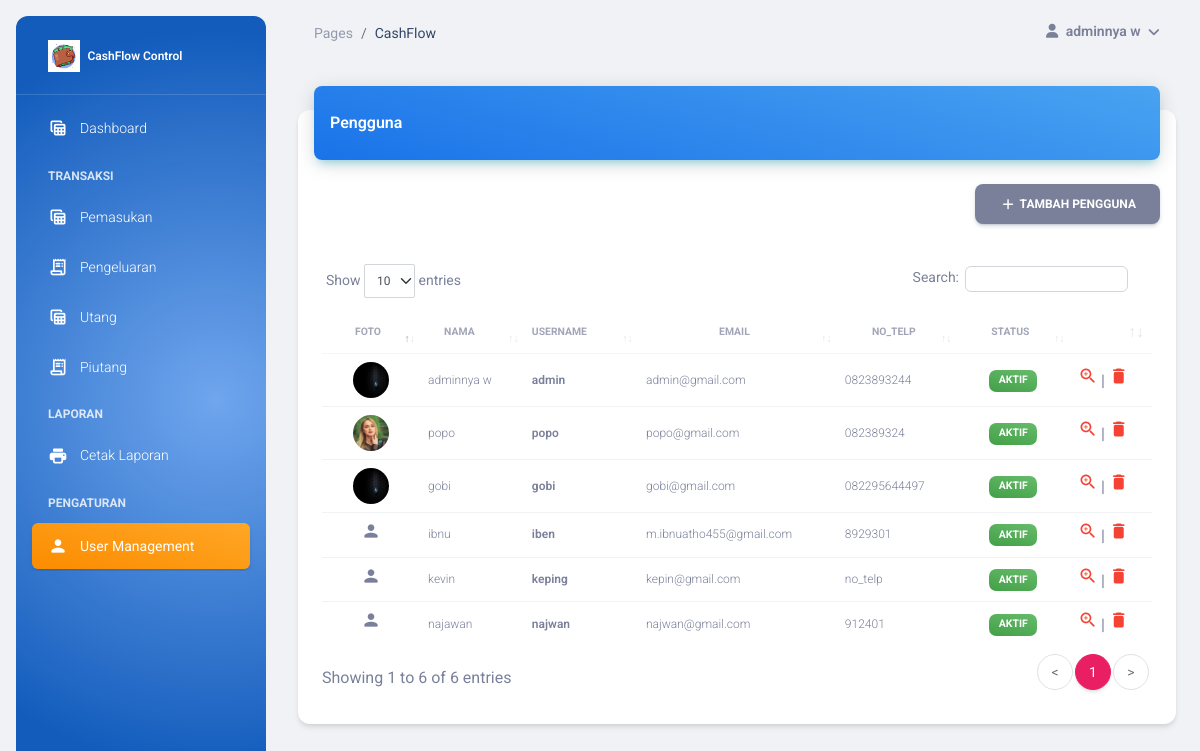
The page /main.php?module=pengguna (signed in) on the database its author committed.
### tables this page shows
CREATE TABLE `user` (
  `id_user` int(11) NOT NULL,
  `username` varchar(20) NOT NULL,
  `nama` varchar(50) NOT NULL,
  `email` varchar(50) NOT NULL,
  `password` varchar(50) NOT NULL,
  `no_telp` varchar(13) NOT NULL,
  `foto` varchar(255) NOT NULL,
  `role` enum('admin','mahasiswa','dosen') NOT NULL,
  `create_at` timestamp NOT NULL DEFAULT current_timestamp(),
  `is_active` enum('0','1') NOT NULL
);

### view_pengguna.php (the view, shortened to what this page needs)
<?php
include "includes/koneksi.php";
?>
<div class="container-fluid py-4">
    <div class="row">
        <div class="col-12">
            <div class="card my-4">
                <div class="card-header p-0 position-relative mt-n4 mx-3 z-index-2">
                    <div class="bg-gradient-info shadow-info border-radius-lg pt-4 pb-3">
                        <h6 class="text-white text-capitalize ps-3">Pengguna</h6>
                    </div>
                </div>
                <div class="card-body px-0 pb-2">
                    <div class="text-end me-3">
                        <button type="button" class="btn btn-secondary" data-bs-toggle="modal"
                            data-bs-target="#modalTambah">
                            <i class="material-icons opacity-10" translate="no">add</i> Tambah Pengguna
                        </button>
                    </div>
                    <div class="table-responsive p-4">
                        <table class="table align-items-center mb-0" id="datatable">
                            <thead>
                                <tr>
                                    <th
                                        class="text-center text-uppercase text-secondary text-xxs font-weight-bolder opacity-7">
                                        foto</th>
                                    <th class="text-uppercase text-secondary text-xxs font-weight-bolder opacity-7">
                                        nama
                                    </th>
                                    <th
                                        class="text-uppercase text-secondary text-xxs font-weight-bolder opacity-7 ps-2">
                                        username</th>
                                    <th
                                        class="text-center text-uppercase text-secondary text-xxs font-weight-bolder opacity-7">
                                        email</th>
                                    <th
                                        class="text-center text-uppercase text-secondary text-xxs font-weight-bolder opacity-7">
                                        No_telp</th>
                                    <th
                                        class="text-center text-uppercase text-secondary text-xxs font-weight-bolder opacity-7">
                                        Status</th>
                                    <th class="text-secondary opacity-7"></th>
                                </tr>
                            </thead>
                            <tbody>
                                <?php
								$sql = mysqli_query($con, "select * from user");
								while ($row = mysqli_fetch_array($sql)) {
								?>
                                <tr>
                                    <td class="align-middle text-center">
                                        <span class="text-secondary text-xs font-weight-bold">
                                            <?php if ($row['foto'] == ""): ?>
                                            <i class="material-icons opacity-10" translate="no">person</i>
                                            <?php else : ?>
                                            <img src="assets/img/profil/<?= $row['foto'] ?>" class="avatar avatar-sm">
                                            <?php endif ?>
                                        </span>
                                    </td>
                                    <td>
                                        <p class="text-xs text-secondary mb-0"><?= $row['nama'] ?></p>
                                    </td>
                                    <td>
                                        <p class="text-xs font-weight-bold mb-0"><?= $row['username'] ?></p>
                                    </td>
                                    <td>
                                        <p class="text-xs text-secondary mb-0"><?= $row['email'] ?></p>
                                    </td>
                                    <td>
                                        <p class="text-xs text-secondary mb-0"><?= $row['no_telp'] ?></p>
                                    </td>
                                    <td class="align-middle text-center text-sm">
                                        <span title="Aktifkan/non aktifkan"
                                            class="badge badge-sm <?= ($row['is_active'] == '1') ? 'bg-gradient-success' : 'bg-gradient-secondary' ?>">
                                            <a href="aksi_user.php?act=a&id=<?= $row['id_user'] ?>" class="text-white">
                                                <?= $row['is_active'] == '1' ? 'Aktif' : 'Tidak Aktif' ?>
                                            </a>
                                        </span>
                                    </td>
                                    <td class="align-middle">
                                        <a title="lihat" href="main.php?module=profile&id=<?= $row['id_user'] ?>"
                                            class="text-secondary text-danger font-weight-bold text-xs">
                                            <i class="material-icons opacity-10" translate="no">zoom_in
                                            </i>
                                        </a> |
                                        <a title="hapus" href="aksi_user.php?act=h&id=<?= $row['id_user'] ?>"
                                            onclick="return confirm('Hapus ?')"
                                            class="text-secondary text-danger font-weight-bold text-xs">
                                            <i class="material-icons opacity-10" translate="no">delete
                                            </i>
                                        </a>
                                    </td>
                                </tr>
                                <?php } ?>
                            </tbody>
                        </table>
                    </div>
                </div>
            </div>
        </div>
    </div>
</div>

### main.php (shortened to what this page needs)
<!DOCTYPE html>
<html lang="en">
<head>
    <?php include "includes/header.php" ?>
</head>
<body class="g-sidenav-show  bg-gray-200">
    <?php include "includes/sidebar.php" ?>
    <main class="main-content position-relative max-height-vh-100 h-100 border-radius-lg ">
        <?php include "includes/navbar.php" ?>
        <?php include "includes/content.php" ?>
    </main>
</body>
</html>

### includes/header.php (shortened to what this page needs)
<link href="assets/css/nucleo-icons.css" rel="stylesheet" />
<link href="assets/css/nucleo-svg.css" rel="stylesheet" />
<link id="pagestyle" href="assets/css/material-dashboard.css?v=3.0.0" rel="stylesheet" />
<link rel="stylesheet" href="assets/vendor/daterangepicker/daterangepicker.css">
<link rel="stylesheet" href="assets/vendor/datatables/datatables.min.css">

### includes/sidebar.php (shortened to what this page needs)
<aside
    class="sidenav navbar navbar-vertical navbar-expand-xs border-0 border-radius-xl my-3 fixed-start ms-3 bg-gradient-faded-info"
    id="sidenav-main">
    <div class="sidenav-header">
        <a class="navbar-brand m-0" href="main.php?module=dashboard">
            <img src="assets/img/logocv.jpg" class="navbar-brand-img h-100" alt="main_logo">
            <span class="ms-1 font-weight-bold text-white" translate="no" style="font-size: 12px;">CashFlow
                Control</span>
        </a>
    </div>
    <hr class="horizontal light mt-0 mb-2">
    <div class="collapse navbar-collapse  w-auto h-auto max-height-vh-100" id="sidenav-collapse-main">
        <ul class="navbar-nav">
            <li class="nav-item">
                <a class="nav-link text-white <?php if ($_GET['module'] == 'dashboard') {
													echo 'active bg-gradient-warning';
												} ?>" href="main.php?module=dashboard">
                    <div class="text-white text-center me-2 d-flex align-items-center justify-content-center">
                        <i class="material-icons opacity-10" translate="no">table_view</i>
                    </div>
                    <span class="nav-link-text ms-1">Dashboard</span>
                </a>
            </li>
            <li class="nav-item mt-3">
                <h6 class="ps-4 ms-2 text-uppercase text-xs text-white font-weight-bolder opacity-8">Transaksi</h6>
            </li>
            <li class="nav-item">
                <a class="nav-link text-white <?php if ($_GET['module'] == 'pemasukan') {
													echo 'active bg-gradient-warning';
												} ?>" href="main.php?module=pemasukan">
                    <div class="text-white text-center me-2 d-flex align-items-center justify-content-center">
                        <i class="material-icons opacity-10" translate="no">table_view</i>
                    </div>
                    <span class="nav-link-text ms-1">Pemasukan</span>
                </a>
            </li>
            <li class="nav-item">
                <a class="nav-link text-white <?php if ($_GET['module'] == 'pengeluaran') {
													echo 'active bg-gradient-warning';
												} ?>" href="main.php?module=pengeluaran">
                    <div class="text-white text-center me-2 d-flex align-items-center justify-content-center">
                        <i class="material-icons opacity-10" translate="no">receipt_long</i>
                    </div>
                    <span class="nav-link-text ms-1">Pengeluaran</span>
                </a>
            </li>
            <li class="nav-item">
                <a class="nav-link text-white <?php if ($_GET['module'] == 'hutang') {
													echo 'active bg-gradient-warning';
												} ?>" href="main.php?module=hutang">
                    <div class="text-white text-center me-2 d-flex align-items-center justify-content-center">
                        <i class="material-icons opacity-10" translate="no">table_view</i>
                    </div>
                    <span class="nav-link-text ms-1">Utang</span>
                </a>
            </li>
            <li class="nav-item">
                <a class="nav-link text-white <?php if ($_GET['module'] == 'piutang') {
													echo 'active bg-gradient-warning';
												} ?>" href="main.php?module=piutang">
                    <div class="text-white text-center me-2 d-flex align-items-center justify-content-center">
                        <i class="material-icons opacity-10" translate="no">receipt_long</i>
                    </div>
                    <span class="nav-link-text ms-1">Piutang</span>
                </a>
            </li>
            <li class="nav-item mt-3">
                <h6 class="ps-4 ms-2 text-uppercase text-xs text-white font-weight-bolder opacity-8">Laporan</h6>
            </li>
            <li class="nav-item">
                <a class="nav-link text-white <?php if ($_GET['module'] == 'laporan') {
													echo 'active bg-gradient-warning';
												} ?>" href="main.php?module=laporan">
                    <div class="text-white text-center me-2 d-flex align-items-center justify-content-center">
                        <i class="material-icons opacity-10" translate="no">print</i>
                    </div>
                    <span class="nav-link-text ms-1">Cetak Laporan</span>
                </a>
            </li>
            <?php if ($_SESSION['role'] == 'admin') { ?>
            <li class="nav-item mt-3">
                <h6 class="ps-4 ms-2 text-uppercase text-xs text-white font-weight-bolder opacity-8">Pengaturan</h6>
            </li>
            <li class="nav-item">
                <a class="nav-link text-white <?php if ($_GET['module'] == 'pengguna' || $_GET['module'] == 'profile') {
														echo 'active bg-gradient-warning';
													} ?>" href="main.php?module=pengguna">
                    <div class="text-white text-center me-2 d-flex align-items-center justify-content-center">
                        <i class="material-icons opacity-10" translate="no">person</i>
                    </div>
                    <span class="nav-link-text ms-1">User Management</span>
                </a>
            </li>
            <?php } ?>
        </ul>
    </div>
</aside>

### includes/navbar.php (shortened to what this page needs)
<nav class="navbar navbar-main navbar-expand-lg px-0 mx-4 shadow-none border-radius-xl" id="navbarBlur"
    navbar-scroll="true">
    <div class="container-fluid py-1 px-3 d-flex">
        <nav aria-label="breadcrumb">
            <ol class="breadcrumb bg-transparent mb-0 pb-0 pt-1 px-0 me-sm-6 me-5">
                <li class="breadcrumb-item text-sm"><a class="opacity-5 text-dark" href="javascript:;">Pages</a>
                </li>
                <li class="breadcrumb-item text-sm text-dark active" aria-current="page">CashFlow</li>
            </ol>
        </nav>
        <div class="collapse navbar-collapse mt-sm-0 mt-2 me-md-0 me-sm-4" id="navbar">
            <ul class="navbar-nav ms-auto justify-content-end">
                <li class="nav-item d-flex align-items-center dropdown">
                    <a href="javascript:;" class="nav-link text-body font-weight-bold px-0 dropdown-toggle"
                        id="dropdownMenuButton" data-bs-toggle="dropdown">
                        <i class="fa fa-user me-sm-1"></i>
                        <span class="d-sm-inline d-none"><?= $_SESSION['nama'] ?></span>
                    </a>
                </li>
            </ul>
        </div>
    </div>
</nav>

### includes/content.php
<?php
if (isset($_SESSION['nama'])) {
    if ($_SESSION['role'] == 'admin') {
        if ($_GET['module'] == 'home') {
            include "view_home.php";
        } else if ($_GET['module'] == 'pemasukan') {
            include "view_pemasukan.php";
        } else if ($_GET['module'] == 'pengeluaran') {
            include "view_pengeluaran.php";
        } else if ($_GET['module'] == 'hutang') {
            include "view_hutang.php";
        } else if ($_GET['module'] == 'piutang') {
            include "view_piutang.php";
        } else if ($_GET['module'] == 'laporan') {
            include "view_laporan.php";
        } else if ($_GET['module'] == 'pengguna') {
            include "view_pengguna.php";
        } else if ($_GET['module'] == 'profile') {
            include "view_profile.php";
        } else if ($_GET['module'] == 'laporan') {
            include "view_laporan.php";
        } else {
            include "view_home.php";
        }
    } else if ($_SESSION['role'] == 'dosen') {
        if ($_GET['module'] == 'home') {
            include "view_home.php";
        } else if ($_GET['module'] == 'pemasukan') {
            include "view_pemasukan.php";
        } else if ($_GET['module'] == 'pengeluaran') {
            include "view_pengeluaran.php";
        } else if ($_GET['module'] == 'hutang') {
            include "view_hutang.php";
        } else if ($_GET['module'] == 'piutang') {
            include "view_piutang.php";
        } else if ($_GET['module'] == 'laporan') {
            include "view_laporan.php";
        } else if ($_GET['module'] == 'profile') {
            include "view_profile.php";
        } else {
            include "view_home.php";
        }
    } else if ($_SESSION['role'] == 'mahasiswa') {
        if ($_GET['module'] == 'home') {
            include "view_home.php";
        } else if ($_GET['module'] == 'pemasukan') {
            include "view_pemasukan.php";
        } else if ($_GET['module'] == 'pengeluaran') {
            include "view_pengeluaran.php";
        } else if ($_GET['module'] == 'hutang') {
            include "view_hutang.php";
        } else if ($_GET['module'] == 'piutang') {
            include "view_piutang.php";
        } else if ($_GET['module'] == 'laporan') {
            include "view_laporan.php";
        } else if ($_GET['module'] == 'profile') {
            include "view_profile.php";
        } else {
            include "view_home.php";
        }
    }
} else {
    if ($_GET['module'] == 'login') {
        include "view_login.php";
    } else {
        echo "<script>window.location=(href='./')</script>";
    }
}

### rows shown on the page
user: foto (picture), nama "adminnya w", username "admin", email "admin@gmail.com", no_telp "0823893244", is_active "AKTIF"
user: foto (picture), nama "popo", username "popo", email "popo@gmail.com", no_telp "082389324", is_active "AKTIF"
user: foto (picture), nama "gobi", username "gobi", email "gobi@gmail.com", no_telp "082295644497", is_active "AKTIF"
user: nama "ibnu", username "iben", email "m.ibnuatho455@gmail.com", no_telp "8929301", is_active "AKTIF"
user: nama "kevin", username "keping", email "kepin@gmail.com", no_telp "no_telp", is_active "AKTIF"
user: nama "najawan", username "najwan", email "najwan@gmail.com", no_telp "912401", is_active "AKTIF"

### other values the page prints
$_SESSION['nama'] "adminnya w"
